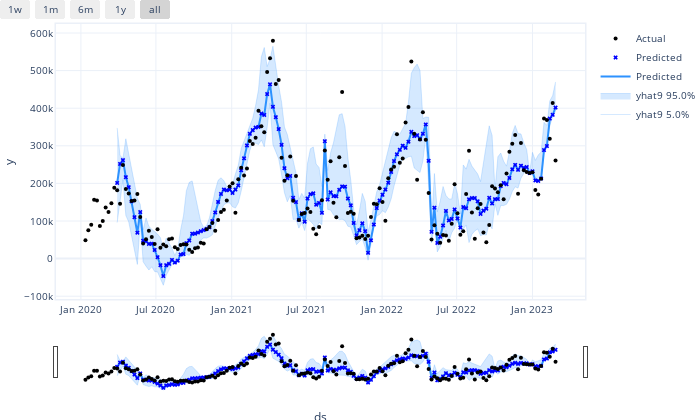

Source (notebook cell):
### Code cell
# n2_ja.set_plotting_backend("plotly-static")
n2_ja.highlight_nth_step_ahead_of_each_forecast(9)
n2_ja.plot(forecast)

### Figure 1 — Plotly figure (JSON) as saved in the notebook; plotly's stock layout.template omitted (floating-point values rounded to 4 significant figures; data arrays with more than 128 entries replaced by an {"elided": "..."} marker saying what was removed)
{"data": [{"fillcolor": "rgba(45, 146, 255, 0.2)", "line": {"color": "rgba(45, 146, 255, 0.2)", "width": 1}, "mode": "lines", "name": "yhat9 5.0%", "type": "scatter", "x": {"elided": "164 str values"}, "y": {"elided": "164 float values"}}, {"fill": "tonexty", "fillcolor": "rgba(45, 146, 255, 0.2)", "line": {"color": "rgba(45, 146, 255, 0.2)", "width": 1}, "mode": "lines", "name": "yhat9 95.0%", "type": "scatter", "x": {"elided": "164 str values"}, "y": {"elided": "164 float values"}}, {"line": {"color": "#2d92ff", "width": 2}, "mode": "lines", "name": "Predicted", "type": "scatter", "x": {"elided": "164 str values"}, "y": {"elided": "164 float values"}}, {"marker": {"color": "blue", "size": 4, "symbol": "x"}, "mode": "markers", "name": "Predicted", "type": "scatter", "x": {"elided": "164 str values"}, "y": {"elided": "164 float values"}}, {"marker": {"color": "black", "size": 4}, "mode": "markers", "name": "Actual", "type": "scatter", "x": {"elided": "164 str values"}, "y": {"elided": "164 float values"}}], "layout": {"autosize": true, "font": {"size": 10}, "height": 420, "hovermode": "x unified", "margin": {"b": 0, "l": 0, "pad": 0, "r": 10, "t": 10}, "showlegend": true, "title": {"font": {"size": 12}}, "width": 700, "xaxis": {"linewidth": 1.5, "mirror": true, "rangeselector": {"buttons": [{"count": 7, "label": "1w", "step": "day", "stepmode": "backward"}, {"count": 1, "label": "1m", "step": "month", "stepmode": "backward"}, {"count": 6, "label": "6m", "step": "month", "stepmode": "backward"}, {"count": 1, "label": "1y", "step": "year", "stepmode": "backward"}, {"step": "all"}]}, "rangeslider": {"visible": true}, "showline": true, "title": {"text": "ds"}, "type": "date"}, "yaxis": {"linewidth": 1.5, "mirror": true, "showline": true, "title": {"text": "y"}}}}
